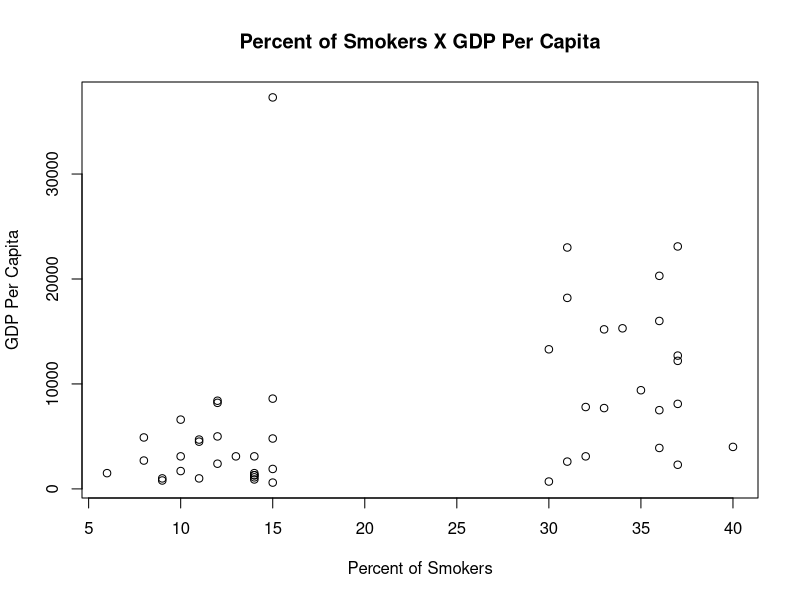
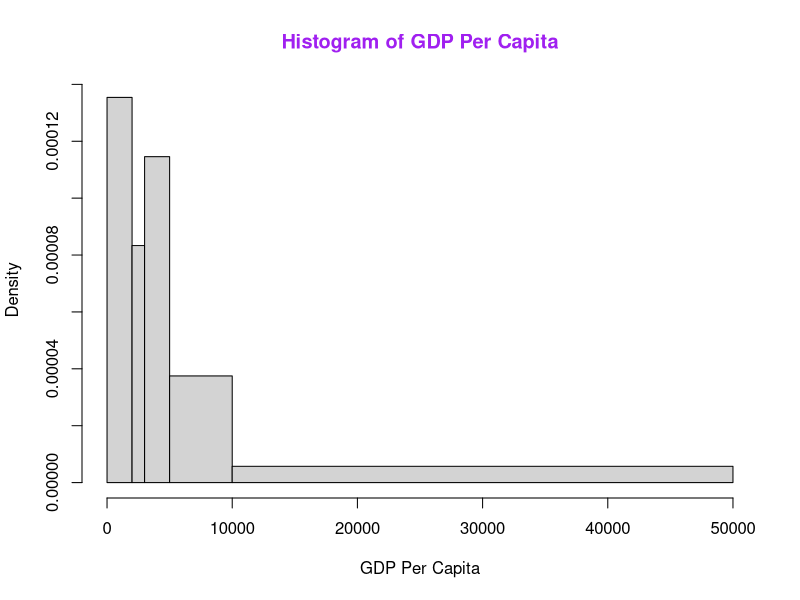
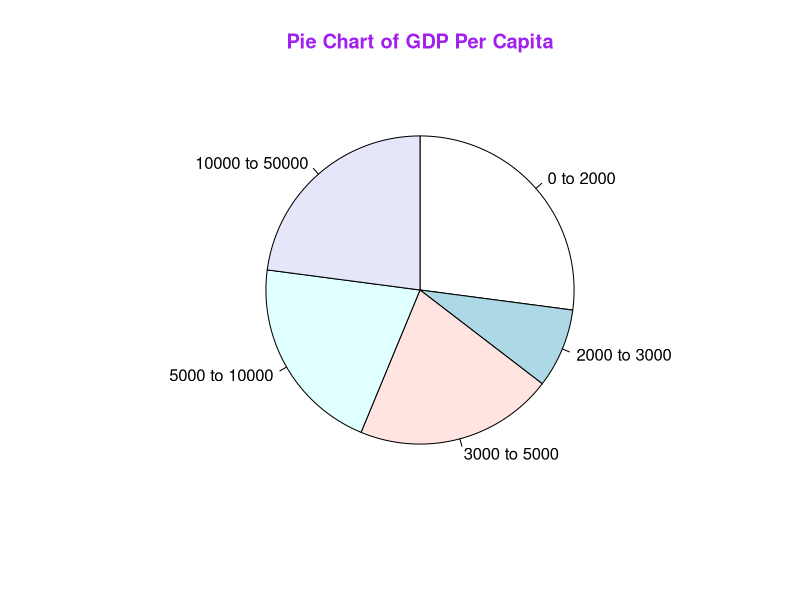

Recreate these plots in R, in order.
## Problem 4

## a)
smokers <- read.delim("Smokers.txt", header = TRUE, sep="\t")
class(smokers)
mode(smokers)
str(smokers)

## b)
dim(smokers)

## c)
labels(smokers)
labels(smokers)[[2]]

## d)
smokers

## e)
smokers$GDPPerCapita <- as.numeric(gsub(",","",smokers$GDPPerCapita))
str(smokers)

## f)
smokers[,c("PercentSmokes", "GDPPerCapita")]

## g)
plot(smokers$PercentSmokes, smokers$GDPPerCapita, xlab = "Percent of Smokers", ylab = "GDP Per Capita", main = "Percent of Smokers X GDP Per Capita")

## h)
bps <- c(0, 2000, 3000, 5000, 10000, 50000)
hist(smokers$GDPPerCapita, breaks=bps, main="Histogram of GDP Per Capita", xlab="GDP Per Capita", col.main = "purple")

## i)

GDP <- smokers$GDPPerCapita
labels = c("0 to 2000", "2000 to 3000", "3000 to 5000", "5000 to 10000", "10000 to 50000")
X <- c(length(GDP[GDP < 2000]),
       length(GDP[GDP >= 2000 & GDP < 3000 ]),
       length(GDP[GDP >= 3000 & GDP < 5000 ]),
       length(GDP[GDP >= 5000 & GDP < 10000 ]),
       length(GDP[GDP >= 10000 & GDP < 50000 ]))
X
pie(X, labels, clockwise=TRUE, main="Pie Chart of GDP Per Capita", col.main = "purple")
